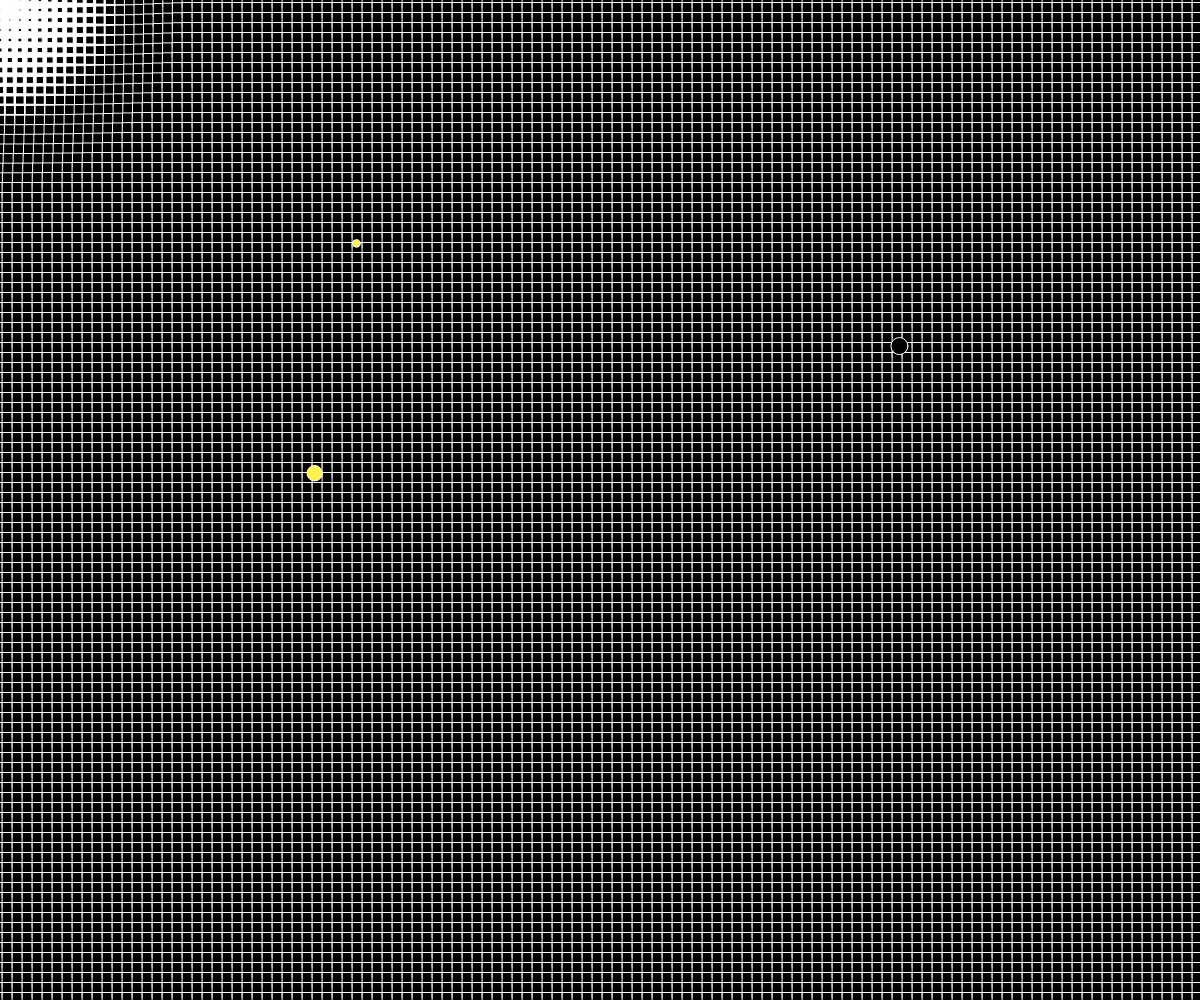
Frame 1 (no input)
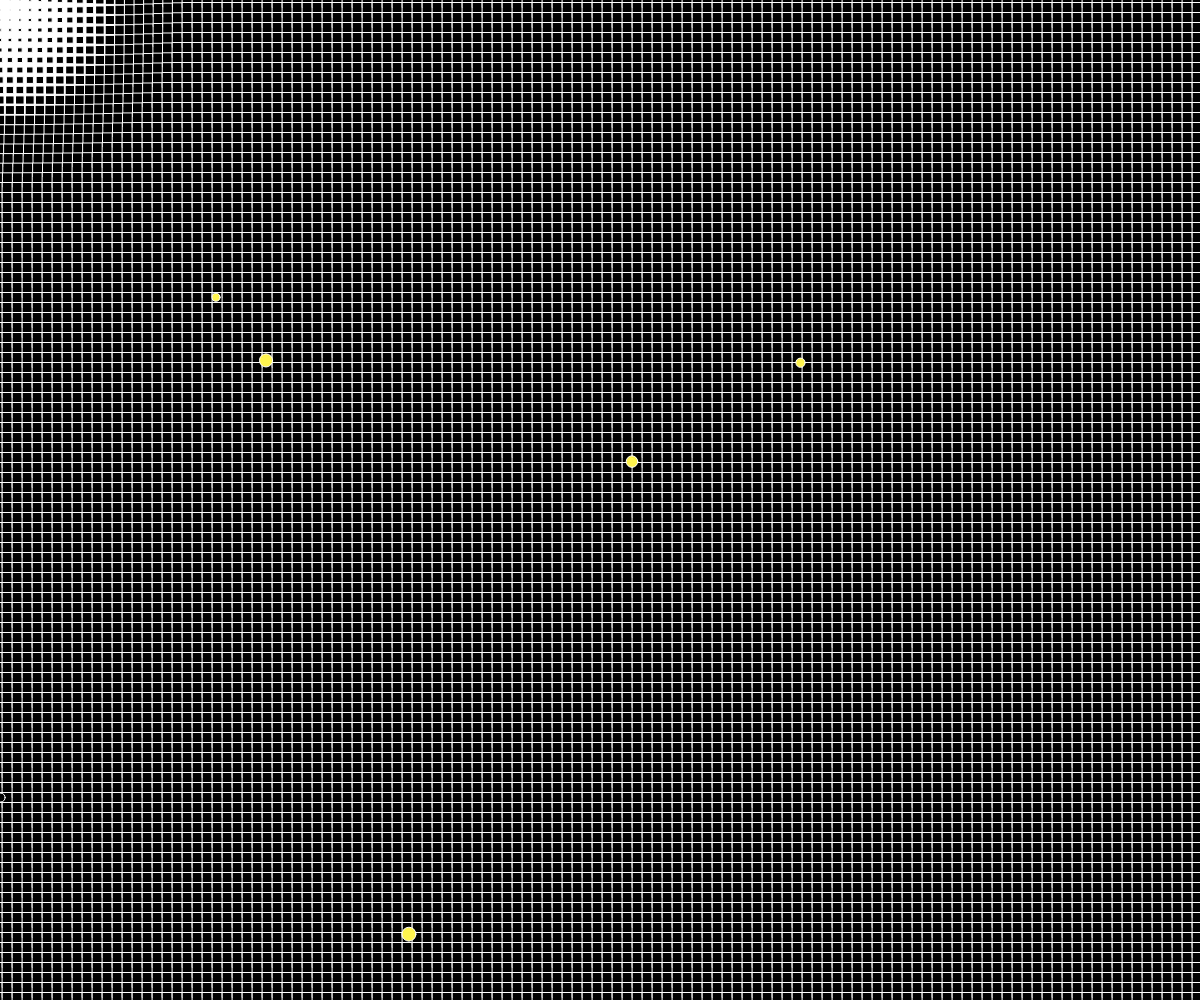
Frame 60 (no input)
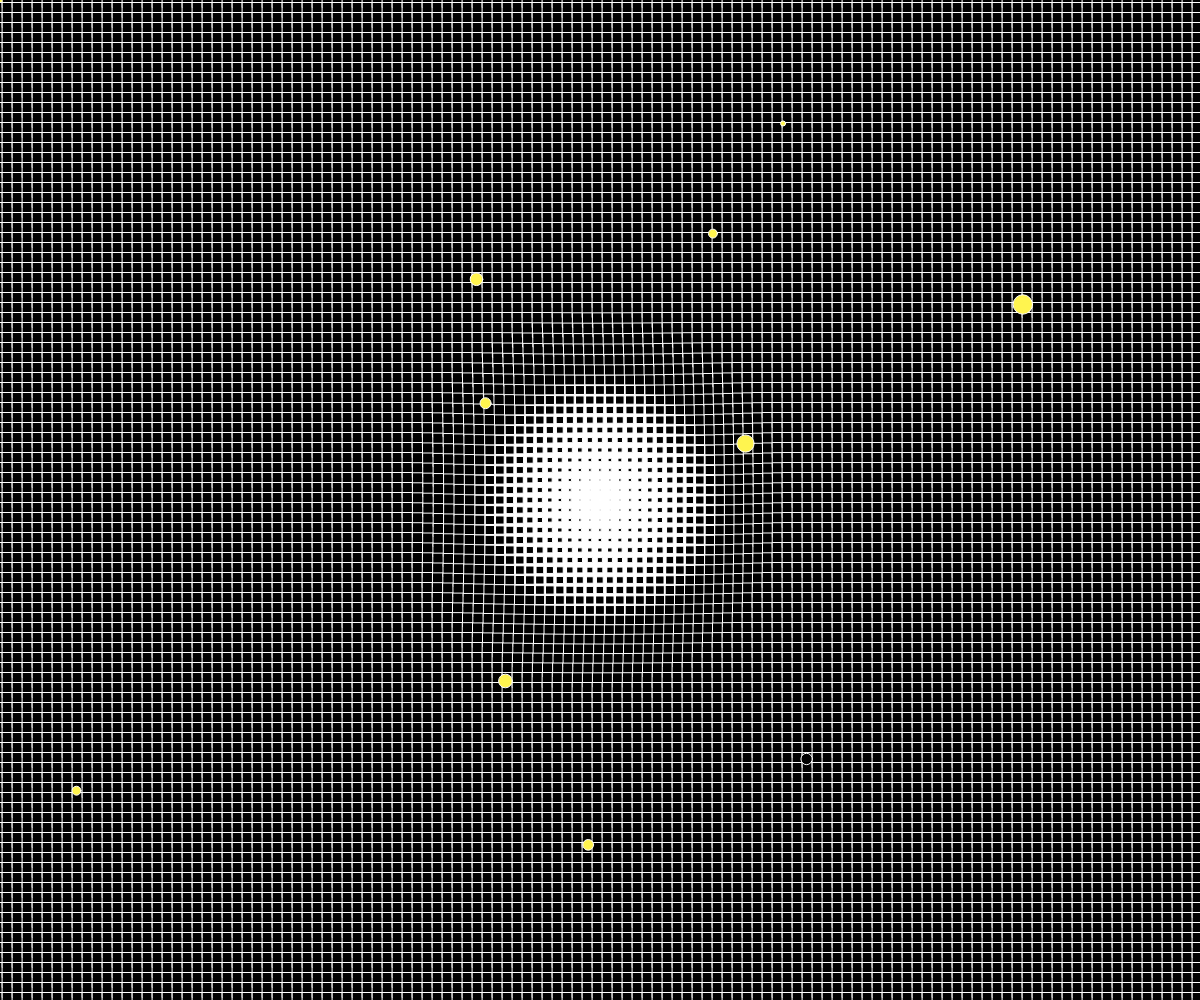
Frame 120 (the mouse pressed at the canvas centre since frame 60)

The p5.js sketch that drew these frames (run headless with seeded random() and noise() and a simulated clock; from frame 60 on, the mouse is pressed at the canvas centre):

// p5.js sketch
// ── sketch.js

var mass = 20;

function setup() {
  createCanvas(windowWidth, windowHeight); 
  x=width;
  y=random(0,height);
 
}

function draw() {
  background(255);
  var c = 15;
  
  for (var k = 0; k <= width; k += 10) {
    for (var n = 0; n <= height; n += 10) {
      var we = dist(mouseX, mouseY, k, n) * mass / 250;
      if (we > c) {
        we = c; 
      }
      rectMode(CENTER);
      rect(k, n, we, we); 
      stroke(255);
      fill(0);
      
      
      
    } 
   
  }   
  var sn = random(5,300)
  if(frameCount%1<1){
  for(var m=0; m<=sn; m+=30 ){
  var sx= random(0,width);
  var sy= random(0,height);
  var szz=random(5,20);
  ellipse(sx,sy,szz);
  fill(255, 244, 79);
    stroke(255)
  
  }
    }
  
  
}


function mouseClicked(){
  mass -= 5;
}

function keyTyped() {
  if (key === 'a') {
    mass = 20;
  }
}
